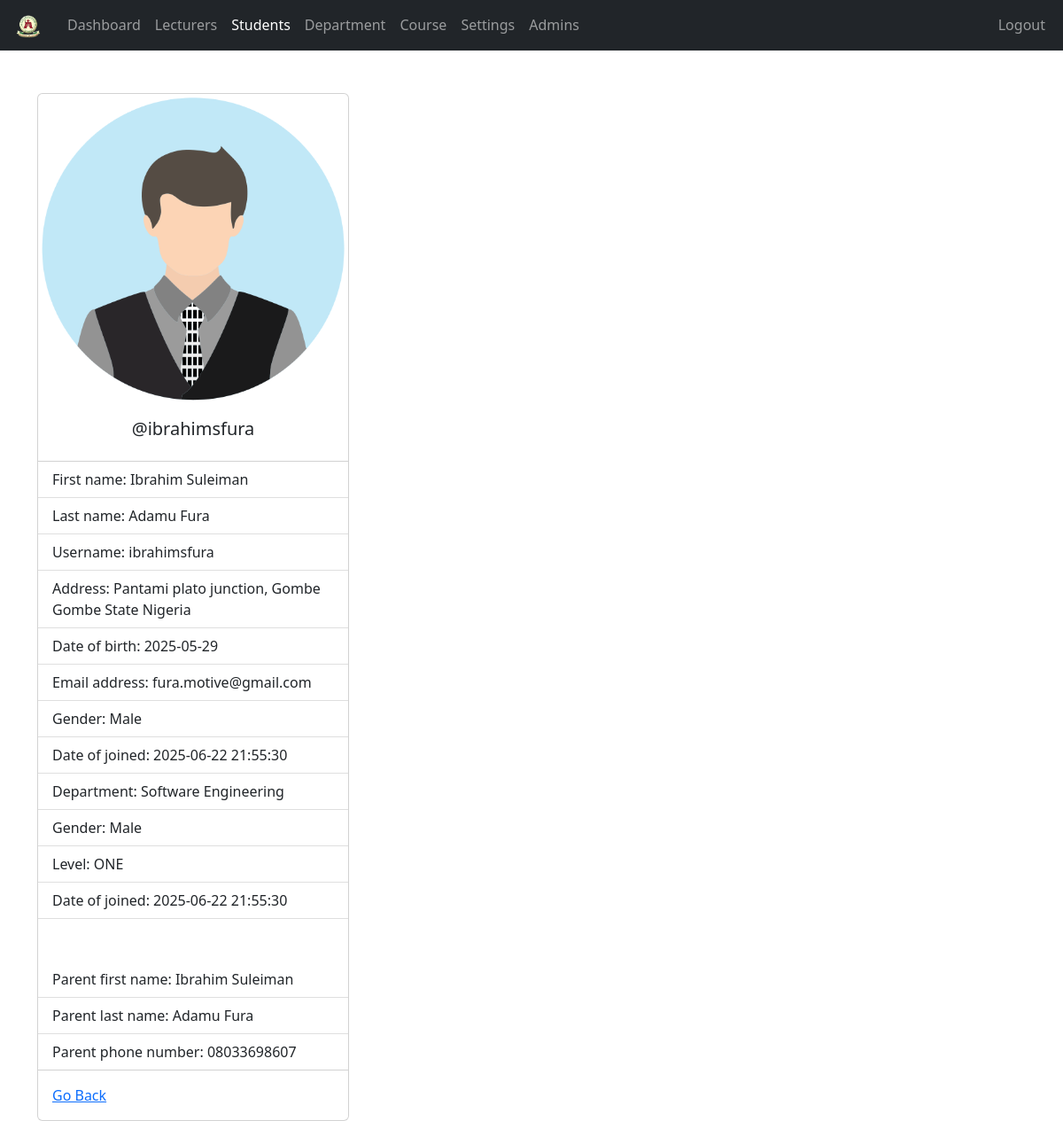
/admin/student-view.php?student_id=1 (signed in), run on the app's committed database.
### tables this page shows
CREATE TABLE `students` (
  `student_id` int NOT NULL AUTO_INCREMENT,
  `username` varchar(127) NOT NULL,
  `password` varchar(255) NOT NULL,
  `fname` varchar(127) NOT NULL,
  `lname` varchar(255) NOT NULL,
  `department_id` int DEFAULT NULL,
  `level` varchar(10) DEFAULT NULL,
  `cgpa` decimal(4,2) DEFAULT NULL,
  `address` varchar(500) NOT NULL,
  `gender` varchar(7) NOT NULL,
  `email_address` varchar(255) NOT NULL,
  `date_of_birth` date NOT NULL,
  `date_of_joined` timestamp NULL DEFAULT CURRENT_TIMESTAMP,
  `parent_fname` varchar(127) NOT NULL,
  `parent_lname` varchar(127) NOT NULL,
  `parent_phone_number` varchar(31) NOT NULL,
  PRIMARY KEY (`student_id`),
  UNIQUE KEY `username` (`username`),
  KEY `fk_department` (`department_id`),
  CONSTRAINT `fk_department` FOREIGN KEY (`department_id`) REFERENCES `departments` (`department_id`) ON DELETE SET NULL
);

CREATE TABLE `departments` (
  `department_id` int NOT NULL AUTO_INCREMENT,
  `department` varchar(255) NOT NULL,
  `faculty` varchar(255) NOT NULL,
  PRIMARY KEY (`department_id`),
  UNIQUE KEY `department_id` (`department_id`)
);

### admin/data/student.php (called while the page is built, shortened)
<?php
function getStudentById($id, $conn){
   $sql = "SELECT s.*, d.department AS department
           FROM students s
           LEFT JOIN departments d ON s.department_id = d.department_id
           WHERE s.student_id=?";
   $stmt = $conn->prepare($sql);
   $stmt->execute([$id]);
   if ($stmt->rowCount() == 1) {
     $student = $stmt->fetch();
     return $student;
   } else {
    return 0;
   }
}
?>

### admin/student-view.php (the view, shortened to what this page needs)
<?php
if (isset($_SESSION['admin_id']) && isset($_SESSION['role'])) {
    if ($_SESSION['role'] == 'Admin') {
       include "../DB_connection.php";
       include "data/student.php";
       include "data/department.php";
       if(isset($_GET['student_id'])){
       $student_id = $_GET['student_id'];
       $student = getStudentById($student_id, $conn);
 ?>
<!DOCTYPE html>
<html lang="en">
<head>
	<link rel="stylesheet" href="https://cdn.jsdelivr.net/npm/bootstrap@5.2.0/dist/css/bootstrap.min.css">
	<link rel="stylesheet" href="../css/style.css">
  <link rel="stylesheet" href="https://cdnjs.cloudflare.com/ajax/libs/font-awesome/4.7.0/css/font-awesome.min.css">
</head>
<body>
    <?php
        include "inc/navbar.php";
        if ($student != 0) {
     ?>
     <div class="container mt-5">
         <div class="card" style="width: 22rem;">
          <img src="../img/student-<?=$student['gender']?>.png" class="card-img-top" alt="...">
          <div class="card-body">
            <h5 class="card-title text-center">@<?=$student['username']?></h5>
          </div>
          <ul class="list-group list-group-flush">
            <li class="list-group-item">First name: <?=$student['fname']?></li>
            <li class="list-group-item">Last name: <?=$student['lname']?></li>
            <li class="list-group-item">Username: <?=$student['username']?></li>
            <li class="list-group-item">Address: <?=$student['address']?></li>
            <li class="list-group-item">Date of birth: <?=$student['date_of_birth']?></li>
            <li class="list-group-item">Email address: <?=$student['email_address']?></li>
            <li class="list-group-item">Gender: <?=$student['gender']?></li>
            <li class="list-group-item">Date of joined: <?=$student['date_of_joined']?></li>
            <li class="list-group-item">Department:
              <?php
                  if (!empty($student['department'])) {
                      echo $student['department'];
                  } else {
                      echo "No department assigned.";
                  }
              ?>
          </li>
          <li class="list-group-item">Gender: <?=$student['gender']?></li>
<li class="list-group-item">Level:
    <?= !empty($student['level']) ? htmlspecialchars($student['level']) : 'Not assigned' ?>
</li>
<li class="list-group-item">Date of joined: <?=$student['date_of_joined']?></li>
            <br><br>
            <li class="list-group-item">Parent first name: <?=$student['parent_fname']?></li>
            <li class="list-group-item">Parent last name: <?=$student['parent_lname']?></li>
            <li class="list-group-item">Parent phone number: <?=$student['parent_phone_number']?></li>
          </ul>
          <div class="card-body">
            <a href="student.php" class="card-link">Go Back</a>
          </div>
        </div>
     </div>
     <?php
        }else {
          header("Location: student.php");
          exit;
        }
     ?>
</body>
</html>
<?php
    }else {
        header("Location: student.php");
        exit;
    }
  }else {
    header("Location: ../login.php");
    exit;
  }
}else {
	header("Location: ../login.php");
	exit;
}
?>

### data on the page
students: gender (picture), username "ibrahimsfura", fname "Ibrahim Suleiman", lname "Adamu Fura", address "Pantami plato junction, Gombe Gombe State Nigeria", date_of_birth "2025-05-29", email_address "fura.motive@gmail.com", gender "Male", date_of_joined "2025-06-22 21:55:30", department.department "Software Engineering", level "ONE", parent_fname "Ibrahim Suleiman", parent_lname "Adamu Fura", parent_phone_number "08033698607"
